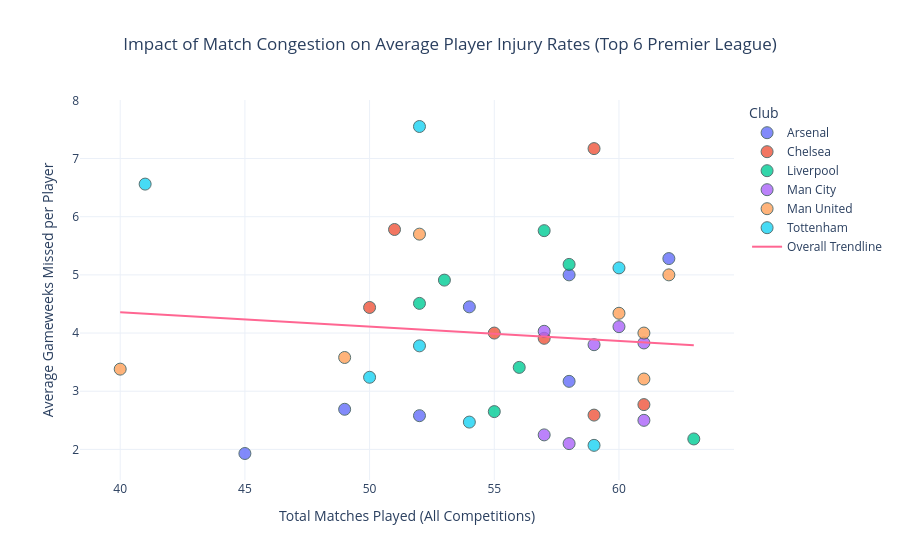

Notebook cell for this chart:
### Markdown cell above
### Is there correlation between total games played by a team and the average number of gameweeks missed by a player in the prem?

### Code cell
# (Assuming master_prem_fixtures and master_absences are already loaded in memory)

# ==========================================
# 1. CALCULATE GAMES PLAYED PER TEAM/SEASON
# ==========================================
games_played = master_prem_fixtures.groupby(['team_name', 'season']).size().reset_index(name='games_played')

# ==========================================
# 2. CALCULATE SQUAD SIZE PER TEAM/SEASON
# ==========================================
# We count the unique number of players registered to each team per season
squad_sizes = master_absences.groupby(['team_name', 'season'])['player_name'].nunique().reset_index(name='squad_size')

# ==========================================
# 3. CALCULATE TOTAL INJURIES
# ==========================================
injuries_df = master_absences[master_absences['player_status'] == 'Absence/injury']
injury_counts = injuries_df.groupby(['team_name', 'season']).size().reset_index(name='total_injuries')

# ==========================================
# 4. MERGE AND CALCULATE THE AVERAGE
# ==========================================
# Merge the base metrics together
plot_df = pd.merge(games_played, squad_sizes, on=['team_name', 'season'], how='left')
plot_df = pd.merge(plot_df, injury_counts, on=['team_name', 'season'], how='left')

# Fill NaNs for teams with miraculously 0 injuries
plot_df['total_injuries'] = plot_df['total_injuries'].fillna(0)

# Calculate the critical metric: Average gameweeks missed per player
plot_df['avg_injuries_per_player'] = plot_df['total_injuries'] / plot_df['squad_size']

# Round to 2 decimal places for cleaner hover tooltips
plot_df['avg_injuries_per_player'] = plot_df['avg_injuries_per_player'].round(2)

# ==========================================
# 5. GENERATE PLOTLY GRAPH
# ==========================================
fig = px.scatter(
    plot_df,
    x='games_played',
    y='avg_injuries_per_player',
    color='team_name',          
    hover_data=['season', 'squad_size', 'total_injuries'], # Added deeper context to hover
    trendline='ols',            
    trendline_scope='overall',  
    title='Impact of Match Congestion on Average Player Injury Rates (Top 6 Premier League)',
    labels={
        'games_played': 'Total Matches Played (All Competitions)',
        'avg_injuries_per_player': 'Average Gameweeks Missed per Player',
        'team_name': 'Club',
        'squad_size': 'Squad Size',
        'total_injuries': 'Total Injury Days'
    }
)

# Polish the visuals
fig.update_traces(marker=dict(size=12, opacity=0.8, line=dict(width=1, color='DarkSlateGrey')))
fig.update_layout(template='plotly_white', title_x=0.5)

fig.show()

### Figure 1 — Plotly figure (JSON) as saved in the notebook; plotly's stock layout.template omitted (floating-point values rounded to 4 significant figures)
{"data": [{"customdata": [["2019-2020", 38, 169], ["2020-2021", 42, 133], ["2021-2022", 41, 79], ["2022-2023", 42, 113], ["2023-2024", 40, 103], ["2024-2025", 38, 190], ["2025-2026", 29, 153]], "hovertemplate": "Club=Arsenal<br>Total Matches Played (All Competitions)=%{x}<br>Average Gameweeks Missed per Player=%{y}<br>season=%{customdata[0]}<br>Squad Size=%{customdata[1]}<br>Total Injury Days=%{customdata[2]}<extra></extra>", "legendgroup": "Arsenal", "marker": {"color": "#636efa", "line": {"color": "DarkSlateGrey", "width": 1}, "opacity": 0.8, "size": 12, "symbol": "circle"}, "mode": "markers", "name": "Arsenal", "orientation": "v", "showlegend": true, "type": "scatter", "x": [54, 58, 45, 49, 52, 58, 62], "xaxis": "x", "y": [4.45, 3.17, 1.93, 2.69, 2.58, 5.0, 5.28], "yaxis": "y"}, {"customdata": [["2019-2020", 36, 144], ["2020-2021", 39, 101], ["2021-2022", 44, 122], ["2022-2023", 43, 191], ["2023-2024", 55, 318], ["2024-2025", 54, 211], ["2025-2026", 36, 258]], "hovertemplate": "Club=Chelsea<br>Total Matches Played (All Competitions)=%{x}<br>Average Gameweeks Missed per Player=%{y}<br>season=%{customdata[0]}<br>Squad Size=%{customdata[1]}<br>Total Injury Days=%{customdata[2]}<extra></extra>", "legendgroup": "Chelsea", "marker": {"color": "#EF553B", "line": {"color": "DarkSlateGrey", "width": 1}, "opacity": 0.8, "size": 12, "symbol": "circle"}, "mode": "markers", "name": "Chelsea", "orientation": "v", "showlegend": true, "type": "scatter", "x": [55, 59, 61, 50, 51, 57, 59], "xaxis": "x", "y": [4.0, 2.59, 2.77, 4.44, 5.78, 3.91, 7.17], "yaxis": "y"}, {"customdata": [["2019-2020", 51, 135], ["2020-2021", 43, 211], ["2021-2022", 49, 107], ["2022-2023", 39, 176], ["2023-2024", 45, 233], ["2024-2025", 29, 99], ["2025-2026", 34, 196]], "hovertemplate": "Club=Liverpool<br>Total Matches Played (All Competitions)=%{x}<br>Average Gameweeks Missed per Player=%{y}<br>season=%{customdata[0]}<br>Squad Size=%{customdata[1]}<br>Total Injury Days=%{customdata[2]}<extra></extra>", "legendgroup": "Liverpool", "marker": {"color": "#00cc96", "line": {"color": "DarkSlateGrey", "width": 1}, "opacity": 0.8, "size": 12, "symbol": "circle"}, "mode": "markers", "name": "Liverpool", "orientation": "v", "showlegend": true, "type": "scatter", "x": [55, 53, 63, 52, 58, 56, 57], "xaxis": "x", "y": [2.65, 4.91, 2.18, 4.51, 5.18, 3.41, 5.76], "yaxis": "y"}, {"customdata": [["2019-2020", 35, 133], ["2020-2021", 36, 138], ["2021-2022", 39, 82], ["2022-2023", 34, 85], ["2023-2024", 36, 81], ["2024-2025", 40, 161], ["2025-2026", 37, 152]], "hovertemplate": "Club=Man City<br>Total Matches Played (All Competitions)=%{x}<br>Average Gameweeks Missed per Player=%{y}<br>season=%{customdata[0]}<br>Squad Size=%{customdata[1]}<br>Total Injury Days=%{customdata[2]}<extra></extra>", "legendgroup": "Man City", "marker": {"color": "#ab63fa", "line": {"color": "DarkSlateGrey", "width": 1}, "opacity": 0.8, "size": 12, "symbol": "circle"}, "mode": "markers", "name": "Man City", "orientation": "v", "showlegend": true, "type": "scatter", "x": [59, 61, 58, 61, 57, 57, 60], "xaxis": "x", "y": [3.8, 3.83, 2.1, 2.5, 2.25, 4.03, 4.11], "yaxis": "y"}, {"customdata": [["2019-2020", 43, 172], ["2020-2021", 39, 125], ["2021-2022", 43, 154], ["2022-2023", 48, 240], ["2023-2024", 46, 262], ["2024-2025", 41, 178], ["2025-2026", 34, 115]], "hovertemplate": "Club=Man United<br>Total Matches Played (All Competitions)=%{x}<br>Average Gameweeks Missed per Player=%{y}<br>season=%{customdata[0]}<br>Squad Size=%{customdata[1]}<br>Total Injury Days=%{customdata[2]}<extra></extra>", "legendgroup": "Man United", "marker": {"color": "#FFA15A", "line": {"color": "DarkSlateGrey", "width": 1}, "opacity": 0.8, "size": 12, "symbol": "circle"}, "mode": "markers", "name": "Man United", "orientation": "v", "showlegend": true, "type": "scatter", "x": [61, 61, 49, 62, 52, 60, 40], "xaxis": "x", "y": [4.0, 3.21, 3.58, 5.0, 5.7, 4.34, 3.38], "yaxis": "y"}, {"customdata": [["2019-2020", 36, 136], ["2020-2021", 41, 85], ["2021-2022", 45, 111], ["2022-2023", 34, 110], ["2023-2024", 41, 269], ["2024-2025", 40, 205], ["2025-2026", 40, 302]], "hovertemplate": "Club=Tottenham<br>Total Matches Played (All Competitions)=%{x}<br>Average Gameweeks Missed per Player=%{y}<br>season=%{customdata[0]}<br>Squad Size=%{customdata[1]}<br>Total Injury Days=%{customdata[2]}<extra></extra>", "legendgroup": "Tottenham", "marker": {"color": "#19d3f3", "line": {"color": "DarkSlateGrey", "width": 1}, "opacity": 0.8, "size": 12, "symbol": "circle"}, "mode": "markers", "name": "Tottenham", "orientation": "v", "showlegend": true, "type": "scatter", "x": [52, 59, 54, 50, 41, 60, 52], "xaxis": "x", "y": [3.78, 2.07, 2.47, 3.24, 6.56, 5.12, 7.55], "yaxis": "y"}, {"hovertemplate": "<b>OLS trendline</b><br>avg_injuries_per_player = -0.0245483 * games_played + 5.33756<br>R<sup>2</sup>=0.009207<br><br>Total Matches Played (All Competitions)=%{x}<br>Average Gameweeks Missed per Player=%{y} <b>(trend)</b><extra></extra>", "legendgroup": "Overall Trendline", "line": {"color": "#FF6692"}, "marker": {"line": {"color": "DarkSlateGrey", "width": 1}, "opacity": 0.8, "size": 12}, "mode": "lines", "name": "Overall Trendline", "showlegend": true, "type": "scatter", "x": [40, 41, 45, 49, 49, 50, 50, 51, 52, 52, 52, 52, 52, 53, 54, 54, 55, 55, 56, 57, 57, 57, 57, 58, 58, 58, 58, 59, 59, 59, 59, 60, 60, 60, 61, 61, 61, 61, 61, 62, 62, 63], "xaxis": "x", "y": [4.356, 4.331, 4.233, 4.135, 4.135, 4.11, 4.11, 4.086, 4.061, 4.061, 4.061, 4.061, 4.061, 4.037, 4.012, 4.012, 3.987, 3.987, 3.963, 3.938, 3.938, 3.938, 3.938, 3.914, 3.914, 3.914, 3.914, 3.889, 3.889, 3.889, 3.889, 3.865, 3.865, 3.865, 3.84, 3.84, 3.84, 3.84, 3.84, 3.816, 3.816, 3.791], "yaxis": "y"}], "layout": {"legend": {"title": {"text": "Club"}, "tracegroupgap": 0}, "title": {"text": "Impact of Match Congestion on Average Player Injury Rates (Top 6 Premier League)", "x": 0.5}, "xaxis": {"anchor": "y", "domain": [0, 1], "title": {"text": "Total Matches Played (All Competitions)"}}, "yaxis": {"anchor": "x", "domain": [0, 1], "title": {"text": "Average Gameweeks Missed per Player"}}}}
